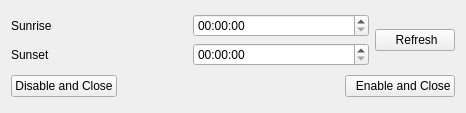
<?xml version="1.0" encoding="UTF-8"?>
<ui version="4.0">
 <class>AutomaticTheme</class>
 <widget class="QWidget" name="AutomaticTheme">
  <property name="geometry">
   <rect>
    <x>0</x>
    <y>0</y>
    <width>466</width>
    <height>113</height>
   </rect>
  </property>
  <property name="windowTitle">
   <string>Form</string>
  </property>
  <layout class="QVBoxLayout" name="verticalLayout">
   <item>
    <layout class="QHBoxLayout" name="horizontalLayout_2">
     <property name="rightMargin">
      <number>0</number>
     </property>
     <item>
      <layout class="QGridLayout" name="gridLayout">
       <item row="1" column="0">
        <widget class="QLabel" name="label">
         <property name="text">
          <string>Sunrise</string>
         </property>
        </widget>
       </item>
       <item row="2" column="0">
        <widget class="QLabel" name="label_2">
         <property name="text">
          <string>Sunset</string>
         </property>
        </widget>
       </item>
       <item row="1" column="1">
        <widget class="QTimeEdit" name="sunrise"/>
       </item>
       <item row="2" column="1">
        <widget class="QTimeEdit" name="sunset"/>
       </item>
      </layout>
     </item>
     <item>
      <widget class="QPushButton" name="refresh">
       <property name="sizePolicy">
        <sizepolicy hsizetype="Maximum" vsizetype="Fixed">
         <horstretch>0</horstretch>
         <verstretch>0</verstretch>
        </sizepolicy>
       </property>
       <property name="text">
        <string>  Refresh </string>
       </property>
       <property name="icon">
        <iconset resource="icons.qrc">
         <normaloff>:/icons/refresh-line.png</normaloff>:/icons/refresh-line.png</iconset>
       </property>
      </widget>
     </item>
    </layout>
   </item>
   <item>
    <layout class="QHBoxLayout" name="horizontalLayout">
     <item>
      <widget class="QPushButton" name="cancel">
       <property name="text">
        <string>Disable and Close</string>
       </property>
       <property name="icon">
        <iconset resource="icons.qrc">
         <normaloff>:/icons/arrow-go-back-line.png</normaloff>:/icons/arrow-go-back-line.png</iconset>
       </property>
      </widget>
     </item>
     <item>
      <spacer name="horizontalSpacer">
       <property name="orientation">
        <enum>Qt::Horizontal</enum>
       </property>
       <property name="sizeHint" stdset="0">
        <size>
         <width>40</width>
         <height>20</height>
        </size>
       </property>
      </spacer>
     </item>
     <item>
      <widget class="QPushButton" name="save">
       <property name="text">
        <string>  Enable and Close</string>
       </property>
       <property name="icon">
        <iconset resource="icons.qrc">
         <normaloff>:/icons/save-line.png</normaloff>:/icons/save-line.png</iconset>
       </property>
      </widget>
     </item>
    </layout>
   </item>
  </layout>
 </widget>
 <resources>
  <include location="icons.qrc"/>
 </resources>
 <connections/>
</ui>
